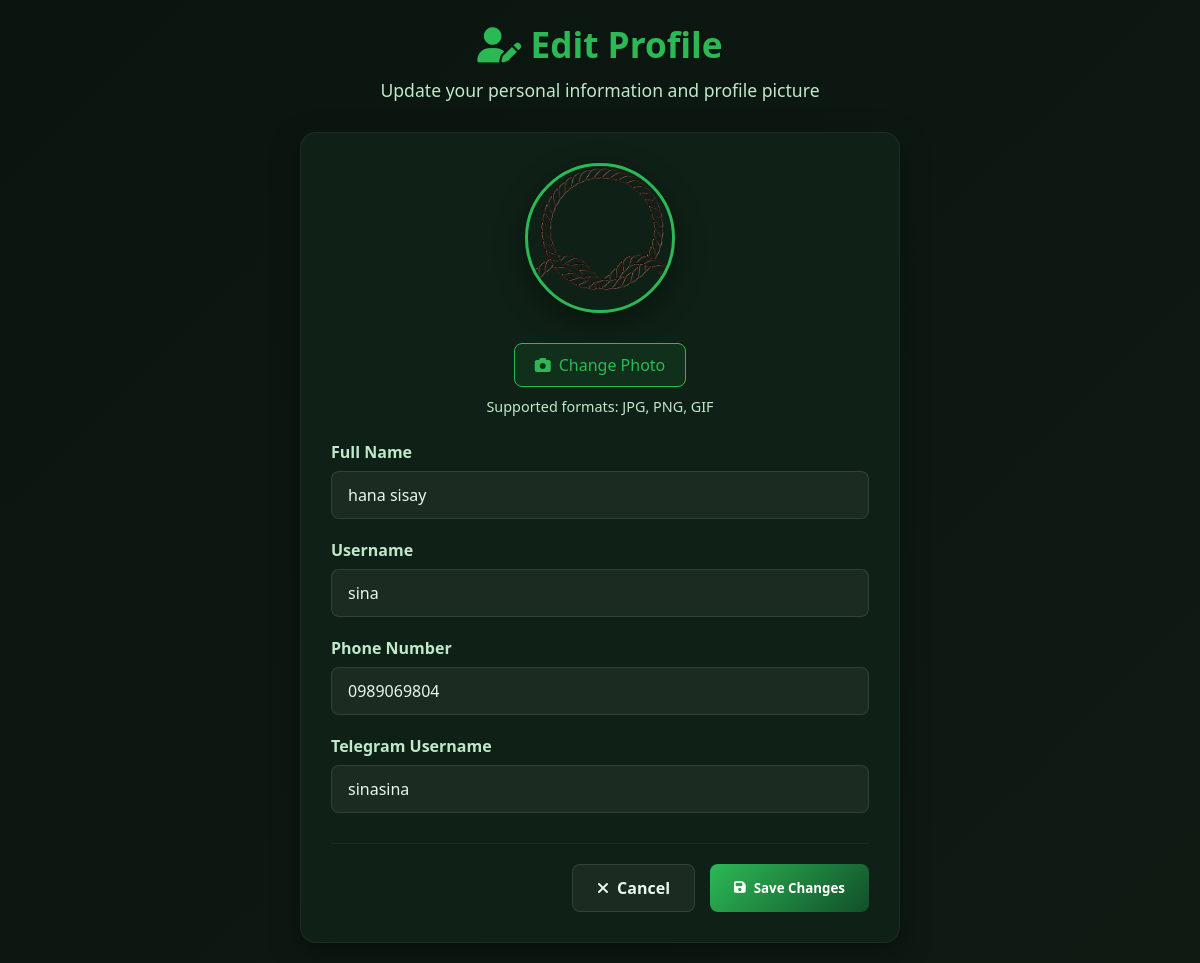
Page /dashboard/edit_profile.php (signed in) on the committed database.
### tables this page shows
CREATE TABLE IF NOT EXISTS `users` (
  `id` int NOT NULL AUTO_INCREMENT,
  `fullname` varchar(100) DEFAULT NULL,
  `username` varchar(100) DEFAULT NULL,
  `email` varchar(100) DEFAULT NULL,
  `phone` varchar(20) DEFAULT NULL,
  `telegram` varchar(100) DEFAULT NULL,
  `role` varchar(50) DEFAULT NULL,
  `specialization` varchar(100) DEFAULT NULL,
  `password` varchar(255) DEFAULT NULL,
  `is_approved` tinyint(1) DEFAULT '0',
  `temp_password_flag` tinyint(1) DEFAULT '0',
  `account_status` enum('enabled','disabled') NOT NULL DEFAULT 'enabled',
  `failed_attempts` int NOT NULL DEFAULT '0',
  `last_failed_login` datetime DEFAULT NULL,
  `profile_image` varchar(255) DEFAULT NULL,
  PRIMARY KEY (`id`)
);

### dashboard/edit_profile.php (the view, shortened to what this page needs)
<?php
$user_id = $_SESSION['user_id'];
$conn = new mysqli("localhost", "root", "", "test_uog");
$stmt = $conn->prepare("SELECT fullname, username, phone, telegram, profile_image FROM users WHERE id = ?");
$stmt->bind_param("i", $user_id);
$stmt->execute();
$result = $stmt->get_result();
$user = $result->fetch_assoc();
?>
<!DOCTYPE html>
<html lang="en">
<head>
    <link rel="stylesheet" href="https://cdnjs.cloudflare.com/ajax/libs/font-awesome/6.4.0/css/all.min.css">
</head>
<body>
    <div class="container">
        <div class="header">
            <h1><i class="fas fa-user-edit"></i> Edit Profile</h1>
            <p>Update your personal information and profile picture</p>
        </div>
        <div class="profile-card">
            <form method="POST" enctype="multipart/form-data">
                <div class="image-section">
                    <?php if (!empty($user['profile_image'])): ?>
                        <img src="uploads/<?= htmlspecialchars($user['profile_image']) ?>"
                             alt="Profile Image" class="profile-img" id="imagePreview">
                    <?php endif; ?>
                    <label for="profile_image" class="file-input-label">
                        <i class="fas fa-camera"></i> Change Photo
                    </label>
                    <p class="support-text">Supported formats: JPG, PNG, GIF</p>
                </div>
                <div class="form-group">
                    <label for="fullname" class="form-label">Full Name</label>
                    <input type="text" id="fullname" name="fullname" class="form-input"
                           value="<?= htmlspecialchars($user['fullname']) ?>" required>
                </div>
                <div class="form-group">
                    <label for="username" class="form-label">Username</label>
                    <input type="text" id="username" name="username" class="form-input"
                           value="<?= htmlspecialchars($user['username']) ?>" required>
                </div>
                <div class="form-group">
                    <label for="phone" class="form-label">Phone Number</label>
                    <input type="text" id="phone" name="phone" class="form-input"
                           value="<?= htmlspecialchars($user['phone']) ?>">
                </div>
                <div class="form-group">
                    <label for="telegram" class="form-label">Telegram Username</label>
                    <input type="text" id="telegram" name="telegram" class="form-input"
                           value="<?= htmlspecialchars($user['telegram']) ?>"
                           placeholder="@username">
                </div>
                <div class="form-actions">
                    <a href="profile.php" class="btn btn-secondary">
                        <i class="fas fa-times"></i> Cancel
                    </a>
                    <button type="submit" class="btn btn-primary">
                        <i class="fas fa-save"></i> Save Changes
                    </button>
                </div>
            </form>
        </div>
    </div>
</body>
</html>

### dashboard/edit_profile.php (style rules this page uses)
:root { --green-apple: #2CB955; --green-dark: #124F29; --bg: #0b1510; --text: #eaf7ee; --muted: #bfe9ca; --card: #0f2016; --shadow: 0 10px 30px rgba(0,0,0,.35); --radius: 16px; }
* { margin: 0; padding: 0; box-sizing: border-box; font-family: 'Segoe UI', Tahoma, Geneva, Verdana, sans-serif; }
body { background: linear-gradient(135deg, var(--bg), #0f1a13); color: var(--text); min-height: 100vh; padding: 20px; }
.container { max-width: 600px; margin: 0 auto; }
.header { text-align: center; margin-bottom: 30px; }
.header h1 { font-size: 2.2rem; color: var(--green-apple); margin-bottom: 10px; }
.header p { color: var(--muted); font-size: 1.1rem; }
.profile-card { background: var(--card); border-radius: var(--radius); padding: 30px; box-shadow: var(--shadow); border: 1px solid rgba(255,255,255,0.06); }
.image-section { text-align: center; margin-bottom: 25px; }
.profile-img { width: 150px; height: 150px; border-radius: 50%; object-fit: cover; border: 3px solid var(--green-apple); box-shadow: var(--shadow); margin-bottom: 15px; }
.file-input-label { display: inline-flex; align-items: center; gap: 8px; padding: 10px 20px; background: rgba(44, 185, 85, 0.1); color: var(--green-apple); border: 1px solid var(--green-apple); border-radius: 8px; cursor: pointer; transition: all 0.3s ease; margin-top: 10px; }
.form-group { margin-bottom: 20px; }
.form-label { display: block; margin-bottom: 8px; font-weight: 600; color: var(--muted); }
.form-input { width: 100%; padding: 12px 16px; background: rgba(255, 255, 255, 0.05); border: 1px solid rgba(255, 255, 255, 0.1); border-radius: 8px; color: var(--text); font-size: 1rem; transition: all 0.3s ease; }
.form-actions { display: flex; gap: 15px; justify-content: flex-end; margin-top: 30px; padding-top: 20px; border-top: 1px solid rgba(255,255,255,0.06); }
.btn { display: inline-flex; align-items: center; gap: 8px; padding: 12px 24px; border: none; border-radius: 8px; font-weight: 600; cursor: pointer; transition: all 0.3s ease; text-decoration: none; }
.btn-primary { background: linear-gradient(135deg, var(--green-apple), var(--green-dark)); color: white; }
.btn-secondary { background: rgba(255,255,255,0.05); color: var(--text); border: 1px solid rgba(255,255,255,0.1); }
.support-text { text-align: center; color: var(--muted); font-size: 0.9rem; margin-top: 10px; }

### rows in the picture
users: profile_image (picture), fullname "hana sisay", username "sina", phone "0989069804", telegram "sinasina"
